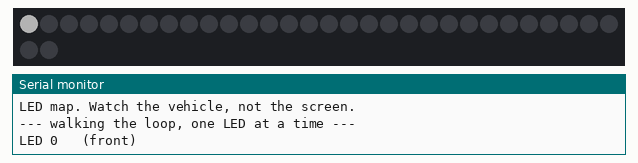
The sketch below on a simulated ESP32. On the bench: 32 RGB LEDs in strip order, left to right, continuing on the next row, the last lines printed to the serial monitor. Dim RGB values are drawn brighter than linear.

Above: at 0.15 s.
At 12.7 s:
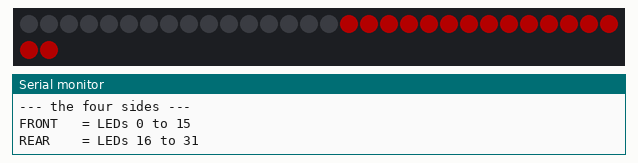
At 14.7 s:
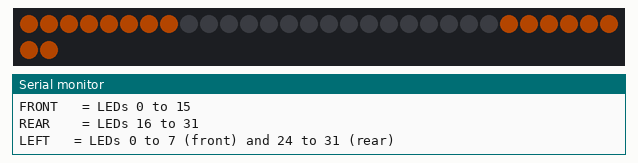
At 16.7 s:
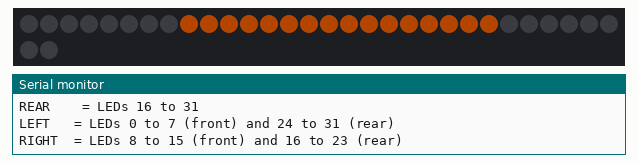
At 37.8 s:
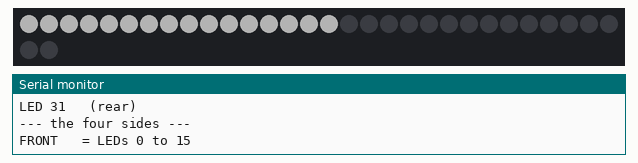

Measured:
- what the display in image 1 shows lasts 2.0 s, from 12.6 s to 14.6 s

The sketch:

l4b_led_map.ino
```cpp
/*
  l4b_led_map.ino
  Porpoise Robotics - Pathfinder beginner course (Nintendo Switch track), Lesson 4

  WHAT THIS PROGRAM DOES
  ----------------------
  Teaches you where every LED number physically is on the vehicle. First it
  walks a single white dot all the way round the loop, printing the number as
  it goes. Then it lights the front, the rear, the left side and the right side
  in turn. Then it shows the mirror trick the scanner uses.

  Nothing moves. Sit the vehicle in front of you and watch.

  BEFORE YOU CAN COMPILE THIS
  ---------------------------
  1. Board package: "esp32_bluepad32" by Ricardo Quesada, version 4.1.0
       Tools > Board > esp32_bluepad32 > "ESP32 Dev Module".
  2. Library: "Adafruit NeoPixel" by Adafruit

  HOW THE 32 LEDS ARE ARRANGED
  ----------------------------
  The data signal goes into LED 0 and each LED passes it on to the next, so
  they are numbered in the order the wire runs, not in any order that is
  convenient for us:

        LEDs  0..15   across the FRONT, left to right
        LEDs 16..31   across the REAR,  right to left

                        FRONT
              0 1 2 3 4 5 6 7 8 9 ... 15
        LEFT                                RIGHT
             31 30 29 ...        18 17 16
                        REAR

  Two things fall out of that, and both get used constantly:

    - The LEFT of the vehicle is LEDs 0-7 at the front AND 24-31 at the rear.
      The RIGHT is 8-15 at the front AND 16-23 at the rear.

    - The LED directly behind front LED p is always LED (31 - p).
      Front 0 pairs with rear 31. Front 15 pairs with rear 16. Front 3 pairs
      with rear 28. Check that on the vehicle - it is how the scanner keeps its
      front dot and rear dot lined up.

  WHAT TO TRY
  -----------
  1. Run the walk and follow the dot with your finger. Write the numbers on a
     sketch of the vehicle.
  2. During the mirror demonstration, check that the two lit LEDs really are
     opposite each other.
  3. Change the numbers in showSide() so that "front" lights only the middle
     four LEDs of the front bar. Which numbers are those?
  4. Add your own section that lights the four CORNERS of the vehicle.
*/

#include <Adafruit_NeoPixel.h>

const int LED_PIN    = 5;
const int LED_COUNT  = 32;
const int BRIGHTNESS = 60;

// Naming the boundaries keeps the rest of the code readable.
const int FRONT_FIRST = 0;    // Front left
const int FRONT_LAST  = 15;   // Front right
const int REAR_FIRST  = 16;   // Rear right
const int REAR_LAST   = 31;   // Rear left

Adafruit_NeoPixel strip(LED_COUNT, LED_PIN, NEO_GRB + NEO_KHZ800);

void setup() {
  Serial.begin(115200);

  strip.begin();
  strip.setBrightness(BRIGHTNESS);
  strip.clear();
  strip.show();

  Serial.println("LED map. Watch the vehicle, not the screen.");
}

/*
  Lights one run of LEDs, from "first" to "last" inclusive, and says what it
  is doing on the Serial Monitor.
*/
void showSide(const char *name, int first, int last, uint32_t color) {
  strip.clear();
  for (int i = first; i <= last; i++) {
    strip.setPixelColor(i, color);
  }
  strip.show();

  Serial.print(name);
  Serial.print("  = LEDs ");
  Serial.print(first);
  Serial.print(" to ");
  Serial.println(last);
}

void loop() {
  uint32_t white = strip.Color(255, 255, 255);
  uint32_t amber = strip.Color(255, 100, 0);
  uint32_t red   = strip.Color(255, 0, 0);
  uint32_t blue  = strip.Color(0, 0, 255);

  // ---- 1. Walk one dot all the way round ----
  Serial.println();
  Serial.println("--- walking the loop, one LED at a time ---");
  for (int i = 0; i < LED_COUNT; i++) {
    strip.clear();
    strip.setPixelColor(i, white);
    strip.show();

    Serial.print("LED ");
    Serial.print(i);
    Serial.println(i <= FRONT_LAST ? "   (front)" : "   (rear)");

    delay(300);
  }

  strip.clear();
  strip.show();
  delay(1000);

  // ---- 2. The four sides ----
  Serial.println();
  Serial.println("--- the four sides ---");

  showSide("FRONT ", FRONT_FIRST, FRONT_LAST, white);
  delay(2000);

  showSide("REAR  ", REAR_FIRST, REAR_LAST, red);
  delay(2000);

  // The left side is in two pieces, because the loop wraps round the back.
  strip.clear();
  for (int i = 0;  i <= 7;  i++) strip.setPixelColor(i, amber);
  for (int i = 24; i <= 31; i++) strip.setPixelColor(i, amber);
  strip.show();
  Serial.println("LEFT   = LEDs 0 to 7 (front) and 24 to 31 (rear)");
  delay(2000);

  strip.clear();
  for (int i = 8;  i <= 15; i++) strip.setPixelColor(i, amber);
  for (int i = 16; i <= 23; i++) strip.setPixelColor(i, amber);
  strip.show();
  Serial.println("RIGHT  = LEDs 8 to 15 (front) and 16 to 23 (rear)");
  delay(2000);

  // ---- 3. The mirror trick ----
  Serial.println();
  Serial.println("--- front LED p, and the rear LED opposite it: 31 - p ---");
  for (int p = FRONT_FIRST; p <= FRONT_LAST; p++) {
    strip.clear();
    strip.setPixelColor(p, white);              // Front
    strip.setPixelColor(REAR_LAST - p, blue);   // Directly behind it
    strip.show();

    Serial.print("front ");
    Serial.print(p);
    Serial.print("  <->  rear ");
    Serial.println(REAR_LAST - p);

    delay(400);
  }

  strip.clear();
  strip.show();
  delay(2000);
}
```
